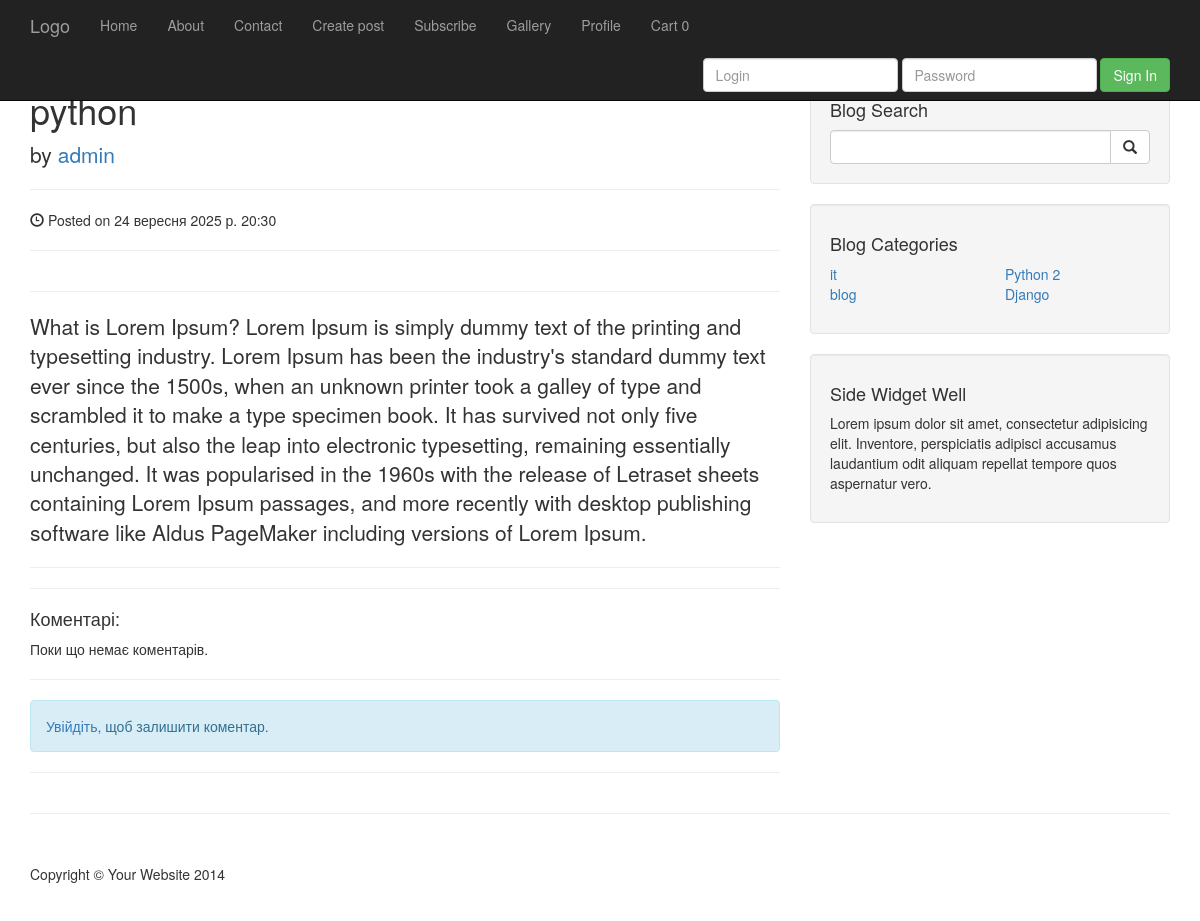
Page /post/python on the committed database.
### blog/models.py (models this page shows, shortened)
class Post(models.Model):
    slug = models.SlugField(max_length=220, unique=True, db_index=True)
    title = models.CharField(max_length=200, verbose_name="Заголовок")
    content = models.TextField(verbose_name="Опис")
    published_date = models.DateTimeField(auto_created=True, verbose_name="Дата публікації")
    category = models.ForeignKey(Category, on_delete=models.CASCADE, verbose_name="Категорія")
    auther = models.ForeignKey(User, on_delete=models.CASCADE, verbose_name="Автор", default=1)
    tags = models.ManyToManyField(Tag, related_name="posts", blank=True)
    image = models.URLField(
        default="https://soliloquywp.com/wp-content/uploads/2016/08/How-to-Set-a-Default-Featured-Image-in-WordPress.png")
    class Meta:
        verbose_name = "Публікація"
        verbose_name_plural = "Публікації"

class Category(models.Model):
    slug = models.SlugField(max_length=120, unique=True)
    name = models.CharField(max_length=100, verbose_name="Назва")
    class Meta:
        verbose_name = "Категорія"
        verbose_name_plural = "Категорії"

### blog/views.py (the view)
# urls.py: path('post/<slug:slug>', views.post, name="post"),
def post(request, slug=None):
    post = get_object_or_404(Post, slug=slug)
    context = {'post': post}
    context.update(get_categories())
    return render(request, "blog/post.html", context=context)

### blog/views.py (called while the page is built)
def get_categories():
    all = Category.objects.all()
    half = all.count() // 2
    first_half = all[:half]
    second_half = all[half:]
    return {'cats1': first_half,
            'cats2': second_half}

### templates/blog/post.html (shortened to what this page needs)
{% extends 'blog/base.html' %}
{% block main %}
                <h1>{{post.title}}</h1>
                <p class="lead">
                    by <a href="#">{{post.auther}}</a>
                </p>
                <hr>
                <p><span class="glyphicon glyphicon-time"></span> Posted on {{post.published_date}}</p>
                <hr>
                <hr>
                <p class="lead">{{post.content}}</p>
                <hr>
                <hr>
                <h4>Коментарі:</h4>
                {% for comment in comments %}
                <div class="media mb-4">
                    <a class="pull-left" href="#">
                        <img class="media-object rounded-circle" src="http://placehold.it/64x64" alt="">
                    </a>
                    <div class="media-body">
                        <h5 class="media-heading">{{ comment.author.username }}
                            <small class="text-muted">{{ comment.created_at|date:"d.m.Y H:i" }}</small>
                        </h5>
                        <p>{{ comment.content }}</p>
                    </div>
                </div>
                {% empty %}
                <p>Поки що немає коментарів.</p>
                {% endfor %}
                <hr>
                {% if user.is_authenticated %}
                <div class="well">
                    <h4>Leave a Comment:</h4>
                    <form method="post" role="form">
                        {% csrf_token %}
                        <div class="form-group">
                            {{ form.content }}
                        </div>
                        <button type="submit" class="btn btn-primary">Submit</button>
                    </form>
                </div>
                {% else %}
                <div class="alert alert-info">
                    <a href="{% url 'login' %}">Увійдіть</a>, щоб залишити коментар.
                </div>
                {% endif %}
                <hr>
{% endblock %}

### templates/blog/base.html (shortened to what this page needs)
<!DOCTYPE html>
<html lang="en">
<head>
    {% load static %}
    <link href="{% static 'blog/css/bootstrap.min.css' %}" rel="stylesheet">
    <link href="{% static 'blog/css/blog-home.css'%}" rel="stylesheet">
</head>
<body>
    {% include 'blog/nav.html' %}
    <div class="container">
        <div class="row">
            <div class="col-md-8">
                 {% block main %}  {% endblock %}
            </div>
            <div class="col-md-4">
                <div class="well">
                    <h4>Blog Search</h4>
                        <form method="get" action="{%url 'search' %}" class="input-group">
                            <input type="search" class="form-control" name="query">
                            <span class="input-group-btn">
                                <button class="btn btn-default" type="submit">
                                    <span class="glyphicon glyphicon-search"></span>
                                </button>
                            </span>
                        </form>
                </div>
                <div class="well">
                    <h4>Blog Categories</h4>
                    <div class="row">
                        <div class="col-lg-6">
                            <ul class="list-unstyled">
                                {% for cat in cats1 %}
                                    <li><a href="{% url 'category' slug=cat.slug %}">{{cat.name}}</a></li>
                                {% endfor %}
                            </ul>
                        </div>
                        <div class="col-lg-6">
                            <ul class="list-unstyled">
                                 {% for cat in cats2 %}
                                    <li><a href="{% url 'category' slug=cat.slug %}">{{cat.name}}</a></li>
                                {% endfor %}
                            </ul>
                        </div>
                    </div>
                </div>
                <div class="well">
                    <h4>Side Widget Well</h4>
                    <p>Lorem ipsum dolor sit amet, consectetur adipisicing elit. Inventore, perspiciatis adipisci accusamus laudantium odit aliquam repellat tempore quos aspernatur vero.</p>
                </div>
            </div>
        </div>
        <hr>
        <footer>
            <div class="row">
                <div class="col-lg-12">
                    <p>Copyright &copy; Your Website 2014</p>
                </div>
            </div>
        </footer>
    </div>
</body>
</html>

### static/blog/css/blog-home.css (style rules this page uses)
body { padding-top: 70px; }
footer { margin: 50px 0; }

### rows in the picture
Post: title "python", auther "admin", published_date "24 вересня 2025 р. 20:30", content "What is Lorem Ipsum? Lorem Ipsum is simply dummy text of the printing and typesetting industry. Lorem Ipsum has been the industry's standard dummy text ever since the 1500s, when an unknown printer took a galley of type and scrambled it to make a type specimen book. It has survived not only five centuries, but also the leap into electronic typesetting, remaining essentially unchanged. It was popularised in the 1960s with the release of Letraset sheets containing Lorem Ipsum passages, and more recently with desktop publishing software like Aldus PageMaker including versions of Lorem Ipsum."
Category: name "it"
Category: name "blog"
Category: name "Python 2"
Category: name "Django"

### other values in the picture
{{ cart|length }} "0"
